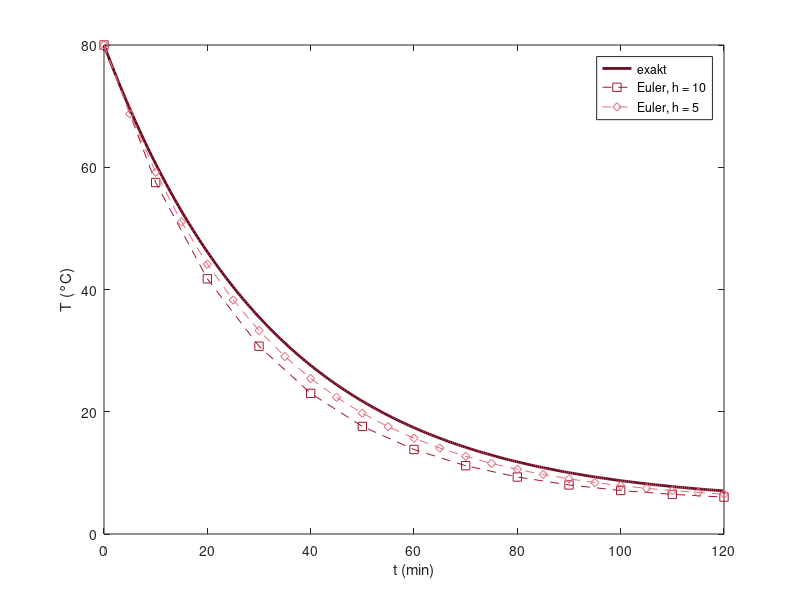

Reproduce this figure in MATLAB.
% Abb. 3.21: Euler-Verfahren für die Abkühlung mit verschiedenen Schrittweiten (Buch, Abschnitt 3.4, Gl. 3.26)
% dT/dt = 0.03 (5 - T), T(0) = 80; Euler mit h = 10 und h = 5 im Vergleich zur exakten Lösung
% (c) 2026 Philipp Kügler · Programm zum Buch „Dynamische Systeme in den Lebenswissenschaften“ · MIT-Lizenz (siehe LICENSE)
k = 0.03; Tu = 5; T0 = 80;
exakt = @(t) Tu + (T0 - Tu) * exp(-k * t);
tt = linspace(0, 120, 300);
plot(tt, exakt(tt), 'Color', [0.43 0.04 0.12], 'LineWidth', 2, 'DisplayName', 'exakt'); hold on
farben = [0.64 0.08 0.18; 0.89 0.44 0.49]; marker = 'sd'; hs = [10 5];
for i = 1:2
    h = hs(i); N = 120 / h;
    t = h * (0:N); T = zeros(1, N + 1); T(1) = T0;
    for n = 1:N
        T(n + 1) = T(n) + h * k * (Tu - T(n));
    end
    plot(t, T, ['--' marker(i)], 'Color', farben(i, :), 'MarkerSize', 6, 'DisplayName', sprintf('Euler, h = %d', h));
    fprintf('h = %2d: T(60) ≈ %.3f,  Fehler %.3f\n', h, T(60 / h + 1), abs(T(60 / h + 1) - exakt(60)));
end
hold off
xlabel('t (min)'); ylabel('T (°C)'); legend('show');
